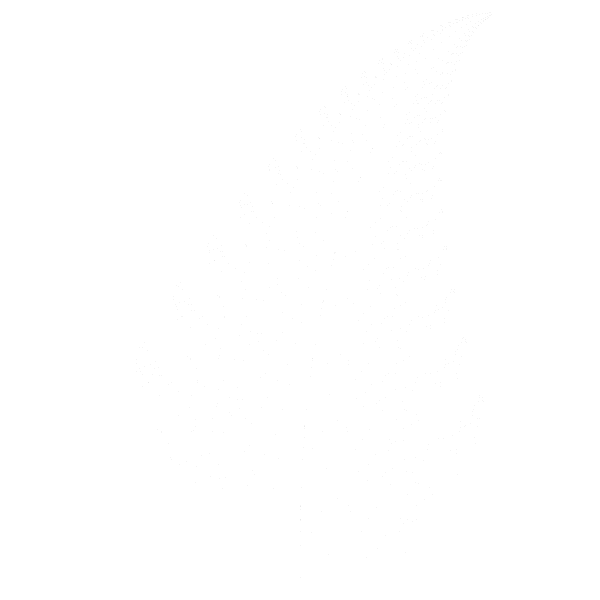
Frame 1 (no input)
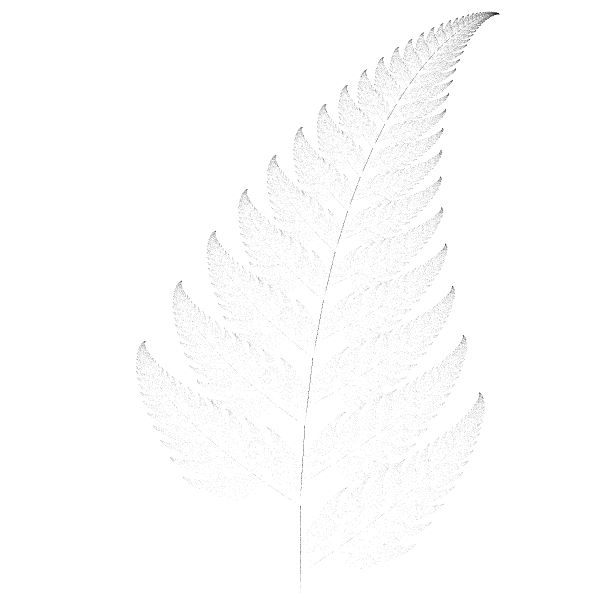
Frame 60 (the mouse pressed at the canvas centre just before this capture)
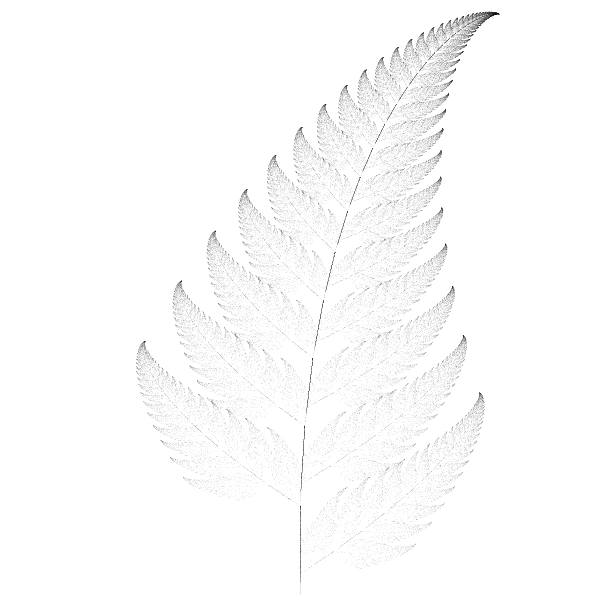
Frame 120 (the mouse held since frame 60 and released just before this capture)

The Processing sketch that drew these frames (run headless with seeded random() and noise(); from frame 60 on, the mouse is pressed at the canvas centre):

// Processing sketch: Main
// ── Main.pde
float x = 0;
float y = 0;

float a = 0.85;
float b = 0.04;
float c = 0;
float d = 1.6;

void setup()
{
  size(600, 600);
  //fullScreen();
  background(255);
}

void nextPoint()
{
  float nextX;
  float nextY;

  float r = random(1);

  if (r < 0.01)
  {
    // 1
    nextX = 0;
    nextY = 0.16 * y;
  } else if (r < 0.86)
  {
    // 2
    nextX = a * x + b * y + c;
    nextY = -b * x + a * y + d;
  } else if (r < 0.93)
  {
    // 3
    nextX = 0.2 * x + -0.26 * y + c;
    nextY = 0.23 * x + 0.22 * y + d;
  } else
  {
    // 4
    nextX = -0.15 * x + 0.28 * y + c;
    nextY = 0.26 * x + 0.24 * y + 0.44;
  }

  x = nextX;
  y = nextY;
}

// right mapping ----- -2.1820 < x < 2.6558 and 0 < y < 9.9983

void drawPoint()
{
  float px = map(x, -4, 4, 0, width);
  float py = map(y, 0, 10.2, height, 0);

  stroke(0);
  strokeWeight(0.3);

  point(px, py);
  println(px, py);
}

void draw()
{
  for (int i = 0; i < 1000; i++)
  {
    drawPoint();
    nextPoint();
  }
}
